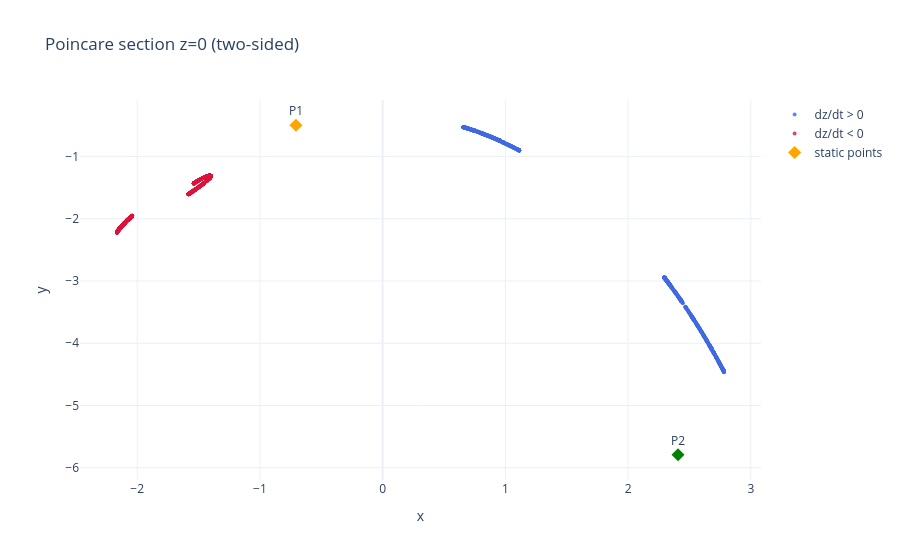
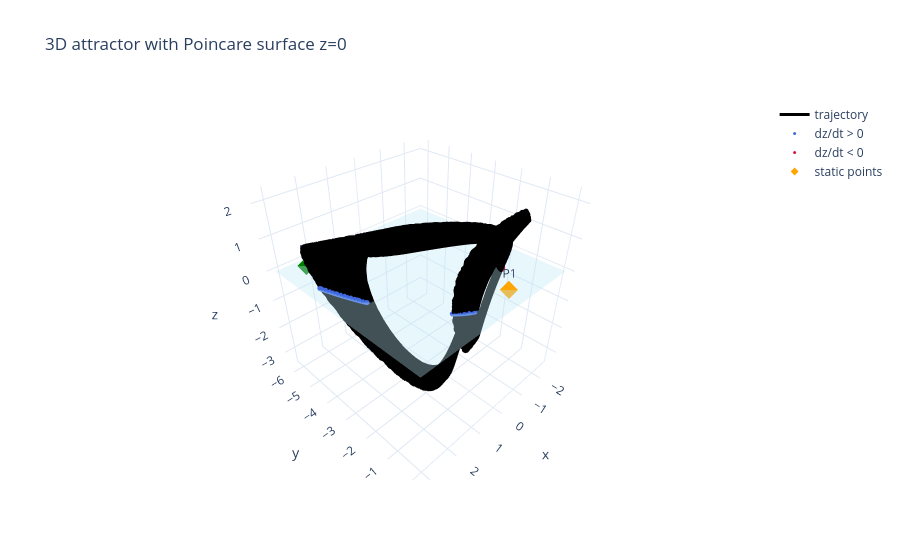

The notebook cell these images were saved under, in order:
### Code cell
# Uses shared imports and system function from the general cell.

# -------- Parameters --------
section_z = 0.0              # Poincare section: z = 0
s0 = [0.2, -0.2, 0.1]        # Initial condition (not exactly on section)
t_span = (0.0, 6000.0)        # Long integration for attractor sampling
discard_time = 120.0         # Transient to skip
rtol, atol = DEFAULT_RTOL, DEFAULT_ATOL

# Two static reference points
static_points = STATIC_POINTS
static_labels = STATIC_LABELS

# -------- Integrate with dense output --------
sol = solve_ivp(
    f,
    t_span,
    s0,
    dense_output=True,
    max_step=0.05,
    rtol=rtol,
    atol=atol,
)

if not sol.success:
    raise RuntimeError(f"Integration failed: {sol.message}")

# -------- Detect crossings of z-section --------
t_grid = sol.t
xyz_grid = sol.y.T  # columns: x, y, z

cross_all = []   # two-sided crossings
cross_up = []    # one-sided crossings (z goes from - to +)
cross_dn = []    # opposite direction (for coloring in two-sided plot)

for i in range(len(t_grid) - 1):
    t1, t2 = t_grid[i], t_grid[i + 1]
    z1 = xyz_grid[i, 2] - section_z
    z2 = xyz_grid[i + 1, 2] - section_z

    # Skip early transient intervals
    if t2 < discard_time:
        continue

    # Root in [t1, t2] if sign changed or one endpoint is exactly on section
    if z1 == 0.0 and z2 == 0.0:
        continue
    if z1 * z2 > 0.0:
        continue

    # Linear interpolation for crossing time (sufficient with small max_step)
    if abs(z2 - z1) < 1e-15:
        alpha = 0.5
    else:
        alpha = -z1 / (z2 - z1)
    alpha = min(1.0, max(0.0, alpha))

    tc = t1 + alpha * (t2 - t1)
    xc, yc, zc = sol.sol(tc)

    # Determine direction using dz/dt at crossing
    dzc = rhs((xc, yc, zc))[2]

    cross_all.append((xc, yc, dzc))
    if dzc > 0:
        cross_up.append((xc, yc))
    else:
        cross_dn.append((xc, yc))

cross_all = np.array(cross_all)
cross_up = np.array(cross_up)
cross_dn = np.array(cross_dn)

print(f"Total crossings (two-sided): {len(cross_all)}")
print(f"Crossings with dz/dt > 0: {len(cross_up)}")
print(f"Crossings with dz/dt < 0: {len(cross_dn)}")

# -------- Plot two-sided section --------
fig_two = go.Figure()

if len(cross_up) > 0:
    fig_two.add_trace(
        go.Scatter(
            x=cross_up[:, 0],
            y=cross_up[:, 1],
            mode="markers",
            marker=dict(size=4, color="royalblue", opacity=0.8),
            name="dz/dt > 0",
        )
    )

if len(cross_dn) > 0:
    fig_two.add_trace(
        go.Scatter(
            x=cross_dn[:, 0],
            y=cross_dn[:, 1],
            mode="markers",
            marker=dict(size=4, color="crimson", opacity=0.8),
            name="dz/dt < 0",
        )
    )

fig_two.add_trace(
    go.Scatter(
        x=static_points[:, 0],
        y=static_points[:, 1],
        mode="markers+text",
        marker=dict(size=10, color=["orange", "green"], symbol="diamond"),
        text=static_labels,
        textposition="top center",
        name="static points",
    )
)

fig_two.update_layout(
    title="Poincare section z=0 (two-sided)",
    xaxis_title="x",
    yaxis_title="y",
    template="plotly_white",
)
fig_two.show()

# -------- 3D trajectory + section surface --------
t_plot_start = max(discard_time, t_span[0])
t_plot = np.linspace(t_plot_start, t_span[1], 8000)
traj = sol.sol(t_plot)  # shape: (3, N)

# Section points in 3D (all lie on z = section_z)
if len(cross_all) > 0:
    cross_xyz = np.column_stack([cross_all[:, 0], cross_all[:, 1], np.full(len(cross_all), section_z)])
else:
    cross_xyz = np.empty((0, 3))

# Plane z = section_z over trajectory x/y range
x_min, x_max = float(np.min(traj[0])), float(np.max(traj[0]))
y_min, y_max = float(np.min(traj[1])), float(np.max(traj[1]))
margin_x = 0.08 * (x_max - x_min + 1e-12)
margin_y = 0.08 * (y_max - y_min + 1e-12)

x_plane = np.linspace(x_min - margin_x, x_max + margin_x, 25)
y_plane = np.linspace(y_min - margin_y, y_max + margin_y, 25)
X_plane, Y_plane = np.meshgrid(x_plane, y_plane)
Z_plane = np.full_like(X_plane, section_z)

fig_3d = go.Figure()

fig_3d.add_trace(
    go.Scatter3d(
        x=traj[0],
        y=traj[1],
        z=traj[2],
        mode="lines",
        line=dict(color="black", width=3),
        name="trajectory",
    )
)

fig_3d.add_trace(
    go.Surface(
        x=X_plane,
        y=Y_plane,
        z=Z_plane,
        opacity=0.35,
        colorscale=[[0, "lightblue"], [1, "lightblue"]],
        showscale=False,
        name="z = 0 plane",
    )
)

if len(cross_up) > 0:
    fig_3d.add_trace(
        go.Scatter3d(
            x=cross_up[:, 0],
            y=cross_up[:, 1],
            z=np.full(len(cross_up), section_z),
            mode="markers",
            marker=dict(size=3, color="royalblue"),
            name="dz/dt > 0",
        )
    )

if len(cross_dn) > 0:
    fig_3d.add_trace(
        go.Scatter3d(
            x=cross_dn[:, 0],
            y=cross_dn[:, 1],
            z=np.full(len(cross_dn), section_z),
            mode="markers",
            marker=dict(size=3, color="crimson"),
            name="dz/dt < 0",
        )
    )

fig_3d.add_trace(
    go.Scatter3d(
        x=static_points[:, 0],
        y=static_points[:, 1],
        z=static_points[:, 2],
        mode="markers+text",
        marker=dict(size=6, color=["orange", "green"], symbol="diamond"),
        text=static_labels,
        textposition="top center",
        name="static points",
    )
)

fig_3d.update_layout(
    title="3D attractor with Poincare surface z=0",
    scene=dict(
        xaxis_title="x",
        yaxis_title="y",
        zaxis_title="z",
        aspectmode="cube",
    ),
    template="plotly_white",
)
fig_3d.show()

### Figure 1 — Plotly figure (JSON) as saved in the notebook; plotly's stock layout.template omitted (floating-point values rounded to 4 significant figures; data arrays with more than 128 entries replaced by an {"elided": "..."} marker saying what was removed)
{"data": [{"marker": {"color": "royalblue", "opacity": 0.8, "size": 4}, "mode": "markers", "name": "dz/dt > 0", "type": "scatter", "x": {"elided": "1091 float values"}, "y": {"elided": "1091 float values"}}, {"marker": {"color": "crimson", "opacity": 0.8, "size": 4}, "mode": "markers", "name": "dz/dt < 0", "type": "scatter", "x": {"elided": "1091 float values"}, "y": {"elided": "1091 float values"}}, {"marker": {"color": ["orange", "green"], "size": 10, "symbol": "diamond"}, "mode": "markers+text", "name": "static points", "text": ["P1", "P2"], "textposition": "top center", "type": "scatter", "x": [-0.7064, 2.406], "y": [-0.4991, -5.791]}], "layout": {"title": {"text": "Poincare section z=0 (two-sided)"}, "xaxis": {"title": {"text": "x"}}, "yaxis": {"title": {"text": "y"}}}}

### Figure 2 — Plotly figure (JSON) as saved in the notebook; plotly's stock layout.template omitted (floating-point values rounded to 4 significant figures; data arrays with more than 128 entries replaced by an {"elided": "..."} marker saying what was removed)
{"data": [{"line": {"color": "black", "width": 3}, "mode": "lines", "name": "trajectory", "type": "scatter3d", "x": {"elided": "8000 float values"}, "y": {"elided": "8000 float values"}, "z": {"elided": "8000 float values"}}, {"colorscale": [[0, "lightblue"], [1, "lightblue"]], "name": "z = 0 plane", "opacity": 0.35, "showscale": false, "type": "surface", "x": {"elided": "25x25 float values"}, "y": {"elided": "25x25 float values"}, "z": {"elided": "25x25 float values"}}, {"marker": {"color": "royalblue", "size": 3}, "mode": "markers", "name": "dz/dt > 0", "type": "scatter3d", "x": {"elided": "1091 float values"}, "y": {"elided": "1091 float values"}, "z": {"elided": "1091 float values"}}, {"marker": {"color": "crimson", "size": 3}, "mode": "markers", "name": "dz/dt < 0", "type": "scatter3d", "x": {"elided": "1091 float values"}, "y": {"elided": "1091 float values"}, "z": {"elided": "1091 float values"}}, {"marker": {"color": ["orange", "green"], "size": 6, "symbol": "diamond"}, "mode": "markers+text", "name": "static points", "text": ["P1", "P2"], "textposition": "top center", "type": "scatter3d", "x": [-0.7064, 2.406], "y": [-0.4991, -5.791], "z": [0.0, 0.0]}], "layout": {"scene": {"aspectmode": "cube", "xaxis": {"title": {"text": "x"}}, "yaxis": {"title": {"text": "y"}}, "zaxis": {"title": {"text": "z"}}}, "title": {"text": "3D attractor with Poincare surface z=0"}}}
